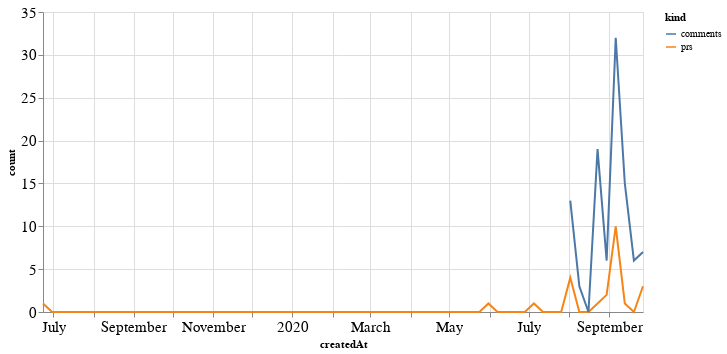

Notebook code cell kept with this figure:
### Code cell
alt.Chart(total_time, width=600).mark_line().encode(
    x='createdAt',
    y='count',
    color='kind'
)

### Figure 1 — Vega-Lite specification as saved in the notebook (floating-point values rounded to 4 significant figures; data arrays with more than 128 entries replaced by an {"elided": "..."} marker saying what was removed)
{"config": {"axisLeft": {"labelFontSize": 15}, "axisBottom": {"labelFontSize": 15}}, "data": {"name": "data-92710417ba76b4b4240c4ab83df9a8c2"}, "mark": "line", "encoding": {"color": {"type": "nominal", "field": "kind"}, "x": {"type": "temporal", "field": "createdAt"}, "y": {"type": "quantitative", "field": "count"}}, "width": 600, "$schema": "https://vega.github.io/schema/vega-lite/v4.8.1.json", "datasets": {"data-92710417ba76b4b4240c4ab83df9a8c2": {"elided": "134 records"}}}
